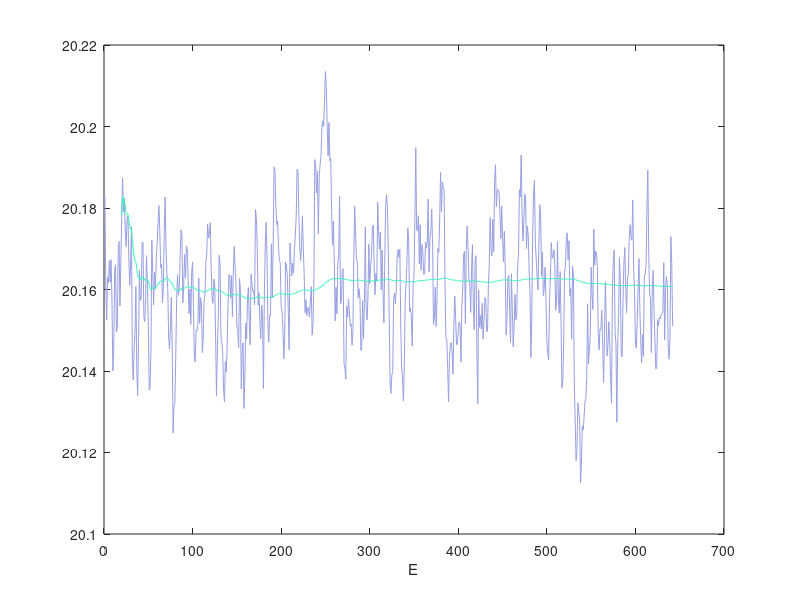

This chart was generated by the following MATLAB code:
%% Loading dataset.
clear
clc

% Reading data from file
imported_data = importdata('dmc.dat'); 
nParticles = imported_data(1,1);
w = imported_data(1,2);
DMCSamples  = imported_data(1,3);
blockSize = imported_data(1,4);

thermal = 20;
E = imported_data(2:length(imported_data(:,1)),1);

% Ploting block energy
plot(E, 'color', [rand rand rand]);
xlabel('E');
hold on

% Computing cumulative energy average
cumE = zeros(length(E),1);
for i=1:length(E)
   cumE(i) = sum(E(thermal:i))/length(E(thermal:i));
end

% PLotting cumulative energy average
plot(cumE, 'color', [rand rand rand])
hold off

Etot = sum(E(thermal:length(E)))/length(thermal:length(E));

% Variance
var = dot(E(thermal:length(E)), E(thermal:length(E)))/length(thermal:length(E)) - Etot^2;

% Writing results in latex format
fprintf('%i & %.2f & %.6g & %.5g \\\\', nParticles, w, Etot, var);